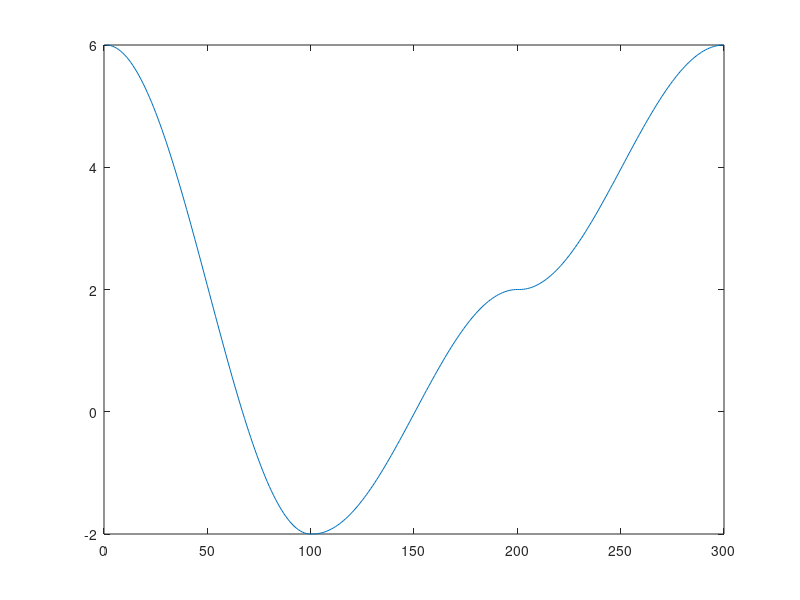
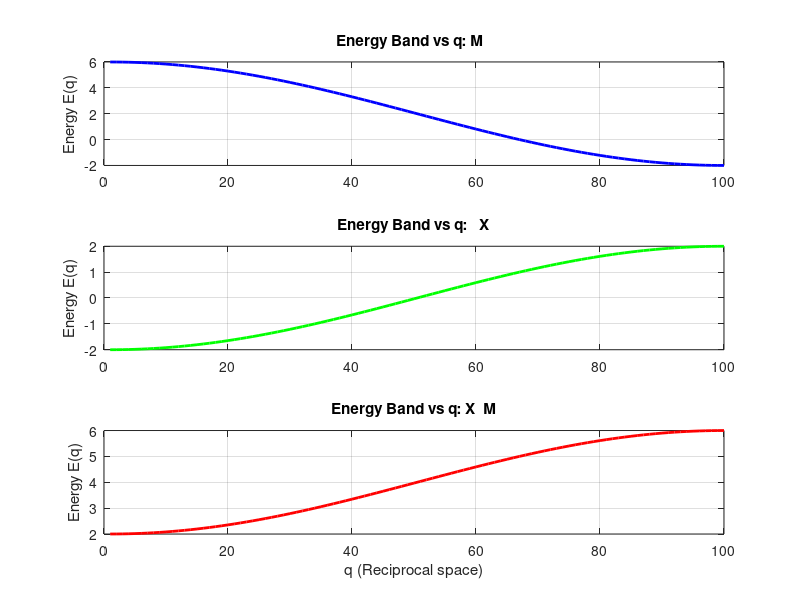

These figures' MATLAB source, in order: (Note: this script raises an error after producing the figures.)
%% 
% *b) Plot the energy vs q along certain directions: going from M to* $\Gamma$ 
% *, then from* $\Gamma$*to X, then from X back to M (This will be a 2D plot.)*

clc
clear
close all

qx = linspace(-pi, pi, 100);  % k_x space
qy = linspace(-pi, pi, 100);  % k_y space
[QX, QY] = meshgrid(qx, qy);

M = [pi, pi];
X = [pi, 0];
Gamma = [0, 0];
Es = 2; % eV
gamma = -1; % eV

k_MG = [linspace(M(1), Gamma(1), 100)', linspace(M(2), Gamma(2), 100)'];
k_GX = [linspace(Gamma(1), X(1), 100)', linspace(Gamma(2), X(2), 100)'];
k_XM = [linspace(X(1), M(1), 100)', linspace(X(2), M(2), 100)'];

E_MG = Es + 2*gamma * cos(k_MG(:,1)) + 2*gamma * cos(k_MG(:,2));
E_GX = Es + 2*gamma * cos(k_GX(:,1)) + 2*gamma * cos(k_GX(:,2));
E_XM = Es + 2*gamma * cos(k_XM(:,1)) + 2*gamma * cos(k_XM(:,2));

E = [E_MG; E_GX; E_XM];
E = E(:);

plot(E);

figure;

% M -> Gamma
subplot(3,1,1);
plot(E_MG, 'b', 'LineWidth', 2);
title('Energy Band vs q: M  ');
ylabel('Energy E(q)');
grid on;

% Gamma -> X
subplot(3,1,2);
plot(E_GX, 'g', 'LineWidth', 2);
title('Energy Band vs q:   X');
ylabel('Energy E(q)');
grid on;

% X -> M
subplot(3,1,3);
plot(E_XM, 'r', 'LineWidth', 2);
title('Energy Band vs q: X  M');
xlabel("q (Reciprocal space)");
ylabel('Energy E(q)');
grid on;

% Adjust layout for better readability
sgtitle('Energy Dispersion in Square Lattice', 'FontSize', 16);
set(gca, 'FontSize', 12);
set(gcf, 'Position', [100, 100, 600, 800]);